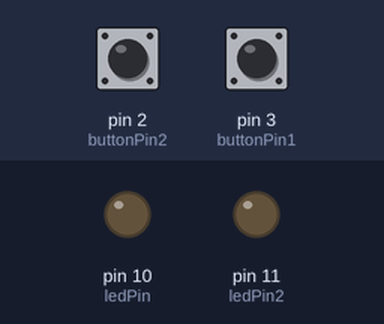
Simulated run of this sketch. Board: Arduino Uno, built with avr-gcc and run on an emulated ATmega328P. On the bench: output pins drawn as LEDs (lit = HIGH). Inputs (shaded band) come from the test bench; at power-on: pin 2 (buttonPin2) LOW, pin 3 (buttonPin1) LOW.

Above: at 1.2 s.
1.3 s: pin 2 (buttonPin2) pulled HIGH for 0.15 s
At 1.75 s:
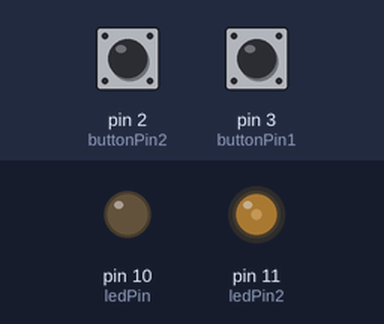
4.3 s: pin 3 (buttonPin1) pulled HIGH for 3.2 s
At 4.75 s:
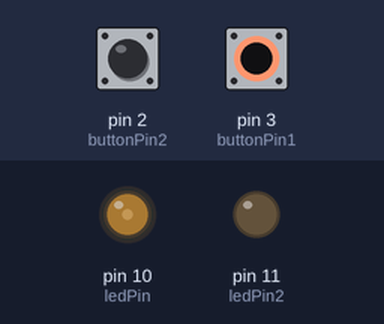
9.0 s: pin 2 (buttonPin2) pulled HIGH for 1 s
At 9.78 s:
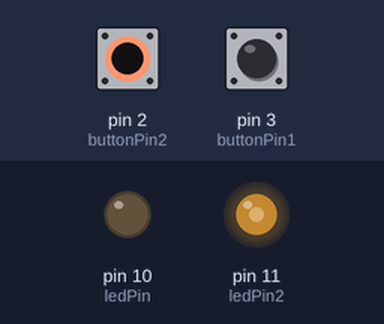
12.2 s: pin 3 (buttonPin1) pulled HIGH for 0.15 s
At 12.98 s:
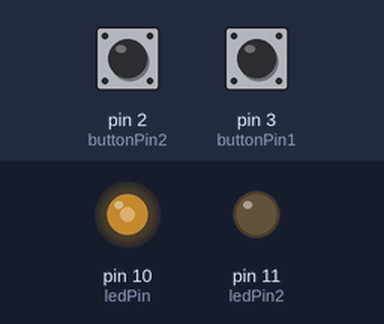
15.3 s: pin 3 (buttonPin1) pulled HIGH for 1 s
At 16.38 s:
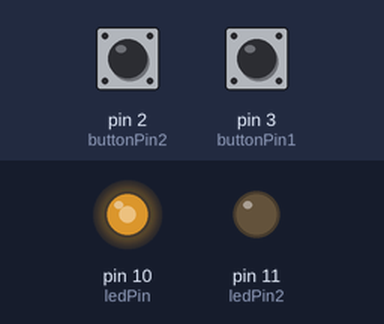
Timing chart, 0 to 18.5 s (numbered marks = the images above; inputs shaded):
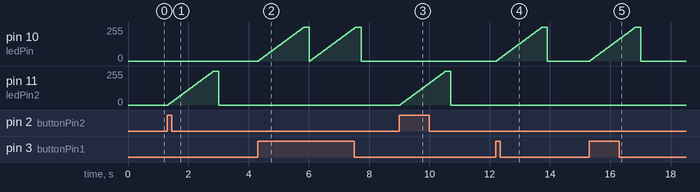

Measured:
- after the input at 1.3 s, pin 11 (ledPin2): rises from 0/255 to 255/255 in 1.5 s, then falls to 0/255 in 0.18 s
- after the input at 4.3 s, pin 10 (ledPin): ramps from 0/255 to 255/255 and jumps back, once every 1.7 s
- after the input at 9.0 s, pin 11 (ledPin2): rises from 0/255 to 255/255 in 1.5 s, then falls to 0/255 in 0.18 s
- after the input at 12.2 s, pin 10 (ledPin): rises from 0/255 to 255/255 in 1.5 s, then falls to 0/255 in 0.18 s
- after the input at 15.3 s, pin 10 (ledPin): rises from 0/255 to 255/255 in 1.5 s, then falls to 0/255 in 0.18 s

The sketch:

ForLoop_fadingLED.ino
```cpp
unsigned long startMillis;
unsigned long currentMillis;
const unsigned long period = 10;  //the value is a number of milliseconds between changes of brightness
int brightness = 0;       //initial brightness
int increment = 1;        //amount to change the brightness at the end of each period.

const int buttonPin1 = 3;    //imput from button1
const int buttonPin2 = 2;    //imput from button2
const int ledPin =  10;       //ledPin
const int ledPin2 = 11;       //ledPin2
int buttonState1 = 0;         // variable for reading the pushbutton1 status
int buttonState2 = 0;


void setup() {
  // nothing happens in setup
}

void loop() {
  // fade in from min to max in increments of 5 points:
  buttonState1 = digitalRead(buttonPin1);
  buttonState2 = digitalRead(buttonPin2);

  if (buttonState1 == 1) {
    for (int fadeValue = 0 ; fadeValue <= 255; fadeValue += 5) {
      // sets the value (range from 0 to 255):
      analogWrite(ledPin, fadeValue);
      // wait for 30 milliseconds to see the dimming effect
      delay(30);
      }

      // fade out from max to min in increments of 5 points:
      for (int fadeValue = 255 ; fadeValue >= 0; fadeValue -= 5) {
        // sets the value (range from 0 to 255):
        analogWrite(ledPin, fadeValue);
        // wait for 30 milliseconds to see the dimming effect
        delay(3);
  }
  }

   if (buttonState2 == 1) {
    for (int fadeValue = 0 ; fadeValue <= 255; fadeValue += 5) {
      // sets the value (range from 0 to 255):
      analogWrite(ledPin2, fadeValue);
      // wait for 30 milliseconds to see the dimming effect
      delay(30);
      }

      // fade out from max to min in increments of 5 points:
      for (int fadeValue = 255 ; fadeValue >= 0; fadeValue -= 5) {
        // sets the value (range from 0 to 255):
        analogWrite(ledPin2, fadeValue);
        // wait for 30 milliseconds to see the dimming effect
        delay(3);
  }
  }


}
```
